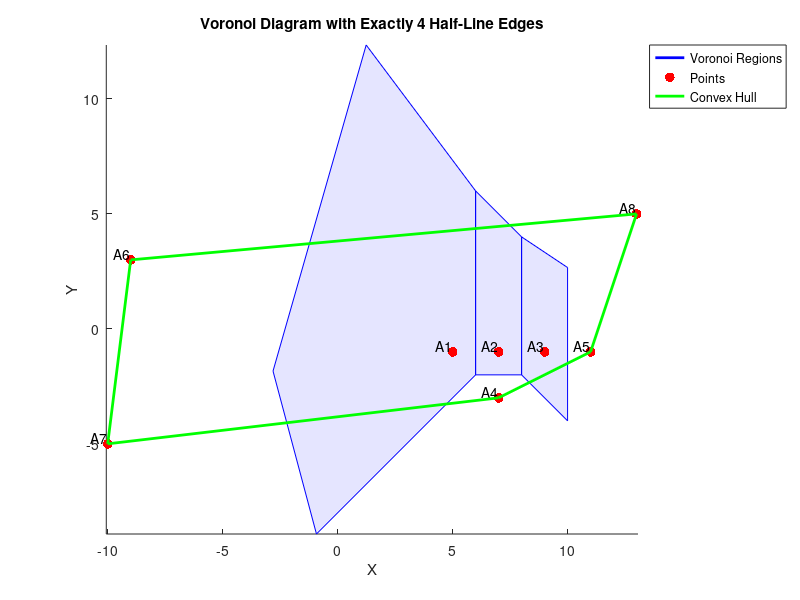

Recreate this plot in MATLAB. (Note: this script raises an error after producing the figure.)
% Define the original points
original_points = [5, -1;    % A1
                   7, -1;    % A2
                   9, -1;    % A3
                   7, -3;    % A4
                   11, -1;   % A5
                   -9, 3];   % A6

% Add the new points A7 and A8
new_points = [-10, -5;  % A7
              13, 5];   % A8

% Combine all points
all_points = [original_points; new_points];

% Compute Voronoi Diagram
[v, c] = voronoin(all_points);

% Create a figure
figure;

% Plot Voronoi Edges
hold on;
for i = 1:length(c)
    if all(c{i} ~= 1) % Skip unbounded regions
        fill(v(c{i}, 1), v(c{i}, 2), 'b', 'FaceAlpha', 0.1, 'EdgeColor', 'blue'); % Voronoi Regions
    end
end

% Plot Points
h_points = scatter(all_points(:,1), all_points(:,2), 50, 'r', 'filled');

% Annotate Points
labels = {'A1', 'A2', 'A3', 'A4', 'A5', 'A6', 'A7', 'A8'};
for i = 1:size(all_points, 1)
    text(all_points(i,1), all_points(i,2), labels{i}, 'VerticalAlignment', 'bottom', 'HorizontalAlignment', 'right');
end

% Compute and Plot Convex Hull
K = convhull(all_points(:,1), all_points(:,2));
h_convex = plot(all_points(K,1), all_points(K,2), 'g-', 'LineWidth', 2); % Convex hull edges

% Dummy handle for Voronoi Regions legend
h_voronoi = plot(nan, nan, 'b-', 'LineWidth', 2);

% Add Legend
legend([h_voronoi, h_points, h_convex], ...
       {'Voronoi Regions', 'Points', 'Convex Hull'}, ...
       'Location', 'bestoutside');

% Add Labels and Title
title('Voronoi Diagram with Exactly 4 Half-Line Edges');
xlabel('X');
ylabel('Y');
axis equal;
hold off;
% Define the original points
original_points = [5, -1;    % A1
                   7, -1;    % A2
                   9, -1;    % A3
                   7, -3;    % A4
                   11, -1;   % A5
                   -9, 3];   % A6

% Add the new points A7 and A8
new_points = [-10, -5;  % A7
              13, 5];   % A8

% Combine all points
all_points = [original_points; new_points];

% Compute Voronoi Diagram
[v, c] = voronoin(all_points);

% Create a figure
figure;

% Plot Voronoi Edges
h1 = plot(vx, vy, 'b-', 'LineWidth', 1.5); % Voronoi edges
hold on;
for i = 1:length(c)
    if all(c{i} ~= 1) % Skip unbounded regions
        fill(v(c{i}, 1), v(c{i}, 2), 'b', 'FaceAlpha', 0.1, 'EdgeColor', 'blue'); % Voronoi Regions
    end
end

% Plot Points
h_points = scatter(all_points(:,1), all_points(:,2), 50, 'r', 'filled');

% Annotate Points
labels = {'A1', 'A2', 'A3', 'A4', 'A5', 'A6', 'A7', 'A8'};
for i = 1:size(all_points, 1)
    text(all_points(i,1), all_points(i,2), labels{i}, 'VerticalAlignment', 'bottom', 'HorizontalAlignment', 'right');
end

% Compute and Plot Convex Hull
K = convhull(all_points(:,1), all_points(:,2));
h_convex = plot(all_points(K,1), all_points(K,2), 'g-', 'LineWidth', 2); % Convex hull edges

% Dummy handle for Voronoi Regions legend
h_voronoi = plot(nan, nan, 'b-', 'LineWidth', 2);

% Add Legend
legend([h_voronoi, h_points, h_convex], ...
       {'Voronoi Regions', 'Points', 'Convex Hull'}, ...
       'Location', 'bestoutside');

% Add Labels and Title
title('Voronoi Diagram with Exactly 4 Half-Line Edges');
xlabel('X');
ylabel('Y');
grid;
axis equal;
hold off;
